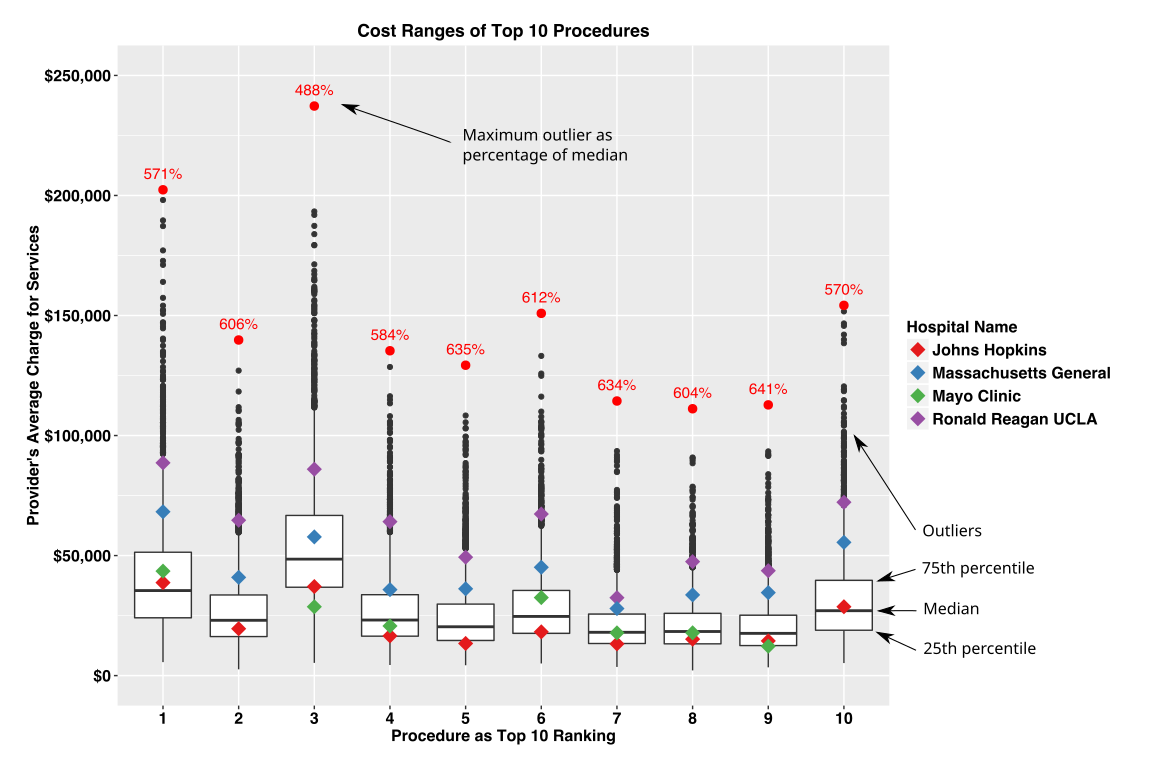

Source code (R):
######################################################################
## Copyright (C) 2016, Dave Straube, http://davestraube.com
##     
## This program is free software; you can redistribute it and/or modify
## it under the terms of the GNU General Public License as published by
## the Free Software Foundation; either version 2 of the License, or
## (at your option) any later version.
## 
## This program is distributed in the hope that it will be useful,
## but WITHOUT ANY WARRANTY; without even the implied warranty of
## MERCHANTABILITY or FITNESS FOR A PARTICULAR PURPOSE.  See the
## GNU General Public License for more details.
## 
## You should have received a copy of the GNU General Public License
## along with this program; if not, write to the Free Software
## Foundation, Inc., 51 Franklin Street, Fifth Floor, Boston, MA
## 02110-1301, USA
######################################################################

# Construct boxplot of top ten DRG costs and annotate with costs at best 4 US hospitals.

drg.us.top10 <- drg.us[drg.us$drg %in% freq.us$drg[1:10],]
drg.us.top10$idx <- factor(drg.us.top10$drg,
                           levels = freq.us$drg[1:10],
                           labels = as.character(c(1, 2, 3, 4, 5, 6, 7, 8, 9, 10)))

# Top four hospitals in 2015/2016 as per U.S. News and World Report article here:
# http://health.usnews.com/health-news/best-hospitals/articles/2015/07/21/best-hospitals-2015-16-an-overview
#   1 - MASSACHUSETTS GENERAL HOSPITAL (id = 220071)
#   2 - MAYO CLINIC METHODIST HOSPITAL (id = 240061)
#   3 - JOHNS HOPKINS HOSPITAL, THE (id = 210009)
#   4 - RONALD REAGAN UCLA MEDICAL CENTER (id = 50262) [tied with Johns Hopkins]
# Data frame of top 10 DRGs in the US at top 4 hospitals.
drg.best4 <- drg.us.top10[drg.us.top10$id %in% c(220071, 240061, 210009, 50262),]

# Shorten names so legend isn't so wide.
xlat <- data.frame(name = c("MASSACHUSETTS GENERAL HOSPITAL",
                            "MAYO CLINIC METHODIST HOSPITAL",
                            "JOHNS HOPKINS HOSPITAL, THE",
                            "RONALD REAGAN UCLA MEDICAL CENTER"),
                   name1 = c("Massachusetts General",
                             "Mayo Clinic",
                             "Johns Hopkins",
                             "Ronald Reagan UCLA"),
                   stringsAsFactors = FALSE)
drg.best4 <- left_join(drg.best4, xlat, by = "name")

# Data frame of most expensive locations, i.e. maximum outlier, for top 10 DRGs in the US.
# Compute max value's percentage of mean value.
mymax <- function(df) {
    # Get maximum value.
    retval <- as.data.frame(df[which(df$avg.charge == max(df$avg.charge)),])
    # Construct label.
    retval$label <- pct(100 * (max(df$avg.charge) / median(df$avg.charge)), digits = 0)
    retval
}
drg.us.top10.max <- as.data.frame(drg.us.top10 %>% group_by(drg) %>% do(mymax(.)))

gg <- ggplot() +
    geom_boxplot(data = drg.us.top10,
                 aes(x = idx, y = avg.charge)) +
    # Add best hospital data.
    geom_point(data =  drg.best4,
               aes(x = idx, y = avg.charge, color = name1),
               shape = 18, size = 5) +
    # Color maximum outlier red.
    geom_point(data = drg.us.top10.max,
               aes(x = idx, y = avg.charge),
               shape = 16, color = "red", size = 3) +
    # Annotate maximum outliers with percentage of median.
    geom_text(data = drg.us.top10.max,
              aes(x = idx, y = avg.charge, hjust = 0.5, vjust = -1, label = label),
              color = "red", size = 4) +
    # General style and visuals.
    scale_color_brewer(palette = "Set1", name = "Hospital Name") +
    scale_y_continuous(labels = scales::dollar, limits = c(0, 250000)) +
    labs(title = "Cost Ranges of Top 10 Procedures") +
    labs(x = "Procedure as Top 10 Ranking", y = "Provider's Average Charge for Services") +
    theme(plot.title = element_text(lineheight = 0.8, face = "bold"),
          axis.text.x = element_text(size = 12, face = "bold", color = "black"),
          axis.text.y = element_text(size = 12, face = "bold", color = "black"),
          axis.title.x = element_text(size = 12, face = "bold", color = "black", vjust = -0.75),
          axis.title.y = element_text(size = 12, face = "bold", color = "black", vjust = -0.75),
          legend.title = element_text(size = 12, face = "bold", color = "black"),
          legend.text = element_text(size = 12, face = "bold", color = "black"),
          plot.margin = unit(c(0.25, 0.25, 0.25, 0.25), "in"),
          panel.margin = unit(c(0, 0, 0, 0), "in"))

gg
svg("./cms-ranges.ggplot.svg", height = 8, width = 12)
gg
dev.off()
